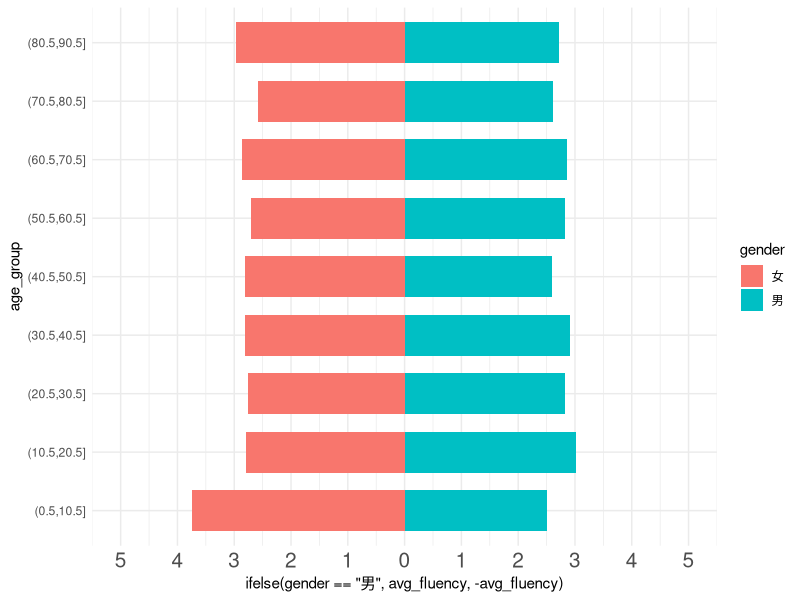

Source code (R):
library(dplyr)
library(tidyr)
library(magrittr)
library(ggplot2)
library(gganimate)

df <- data.frame(
    gender = sample(c("男","女"), 100, replace = T),
    age = sample(10:90, 1000, replace = T),
    mand = sample(0:5, 1000, replace = T),
    tw = sample(0:5, 1000, replace = T),
    hk = sample(0:5, 1000, replace = T),
    abori = sample(0:5, 1000, replace = T),
    sa = sample(0:5, 1000, replace = T),
    eng = sample(0:5, 1000, replace = T)
)
df$group <- cut(df$age, breaks = seq(0.5,90.5,by=10), right = TRUE)

pl <- df %>% group_by(gender, group) %>%
    summarise(mean(mand), mean(tw), 
              mean(hk), mean(abori), 
              mean(sa), mean(eng)) %>%
    set_names(c("gender", "age_group",
                "Mandarin", "Taiwanese",
                "Hakka", "Aborigine", 
                "South_east", "English")) %>%
    gather("Mandarin", "Taiwanese","Hakka",
           "Aborigine","South_east", "English", 
           key = "lang", 
           value = "avg_fluency") %>%
ggplot(aes(x = age_group, fill = gender,
           y = ifelse(gender=="男",
                      avg_fluency, -avg_fluency),
           frame = lang)
       ) + 
    geom_bar(stat = "identity", position = "identity", width=0.7)+
    scale_y_continuous(limits = c(-5,5),
                       breaks = seq(-5,5,1), 
                       labels=abs(seq(-5,5,1))
                     ) + 
  coord_flip() + 
  #scale_fill_brewer(palette = "Set1") + 
  theme_minimal()+
    theme(axis.text.x = element_text(size=15))

#gganimate(pl, ani.width=800, ani.height=350, filename="../web_source/out_graph/age_pyramid.gif")
